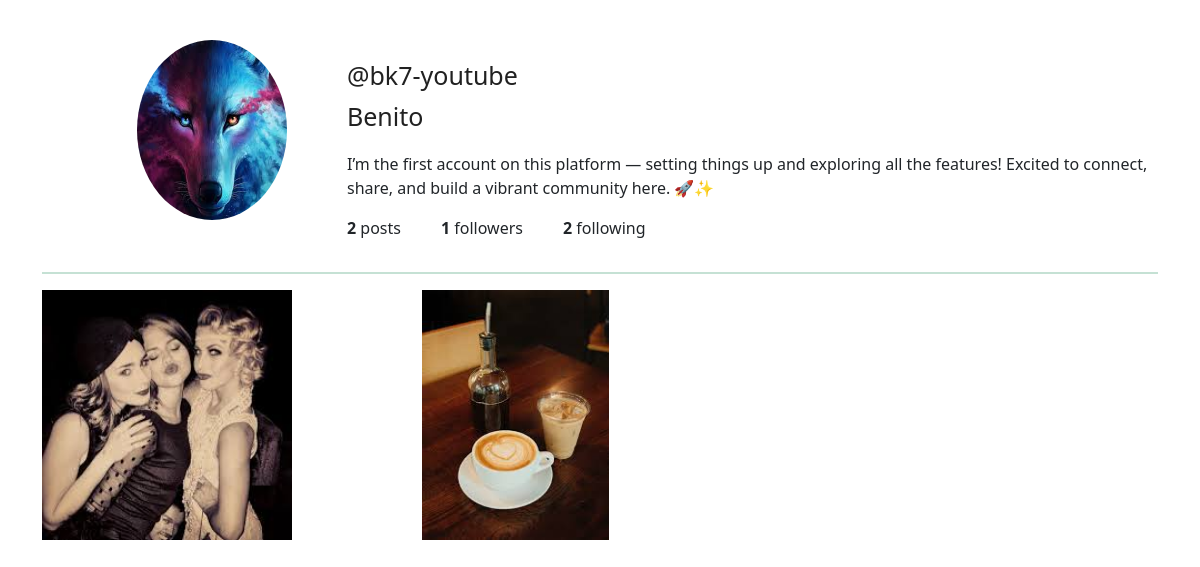
Screenshot of /5/profile/ (signed in) with the database file from the repository.
### base/models.py (models this page shows, shortened)
class Profile(models.Model):
    user=models.OneToOneField(User,null=True,on_delete=models.CASCADE)
    description = models.TextField(blank=True)
    fname = models.TextField(blank=True)
    lname = models.TextField(blank=True)
    username=models.TextField(blank=True)
    profileimg = models.ImageField(upload_to='profile_images', default='blank-profile-picture.png')
    def __str__(self):
        return(str(self.user))

class Post(models.Model):
    title=models.CharField(max_length=255)
    image=models.ImageField(null=True,blank=True,upload_to="images/")
    title_tag=models.CharField(max_length=255,default="")
    author=models.ForeignKey(Profile,on_delete=models.CASCADE)
    caption=RichTextField(blank=True,null=True)
    post_date=models.DateField(auto_now_add=True)
    location=models.CharField(max_length=255,default="")
    no_of_likes=models.IntegerField(default=0)

### base/views.py (the view)
# urls.py: path('<int:pk>/profile/',ShowProfilePageView.as_view(),name='show_profile_page'),
class ShowProfilePageView(DetailView):
    model = Profile
    template_name = 'base/Otherprofile.html'
    def get_context_data(self,*args,**kwargs):
        context=super(ShowProfilePageView,self).get_context_data(*args,**kwargs)
        page_user=get_object_or_404(Profile,id=self.kwargs['pk'])
        logged_in_user_posts = Post.objects.filter(author=page_user)
        if FollowersCount.objects.filter(user=page_user).first():
            button_text='UnFollow'
        else:
            button_text='Follow'
        user_followers=len(FollowersCount.objects.filter(user=page_user))
        user_following=len(FollowersCount.objects.filter(follower=page_user))
        num_posts=len(logged_in_user_posts)
        context["page_user"]=page_user
        context['logged_in_user_posts']=logged_in_user_posts
        context['num_posts']=num_posts
        context['button_text']=button_text
        context['user_followers']=user_followers
        context['user_following']=user_following
        return context

### base/templates/base/Otherprofile.html (shortened to what this page needs)
{% extends 'main.html' %}
{% load static %}
{% block styles %}
<link rel="stylesheet" href="{% static 'styles/otherprofile.css' %}" />
{% endblock %}
{% block content %}
<div class="container" style="margin-top:20px;">
    <div class="row m-b-r m-t-3"  style="margin-top:40px;">
        <div class="col-md-2 offset-md-1">
            <img src="{{ page_user.profileimg.url }}" alt="profileimg" class="img-circle rounded-circle img-fluid" style="height: 180px; width: 150px;">
        </div>
        <div class="col-md-9 p-t-2"  style="margin-top:20px;">
            <h2 class="h2-responsive">@{{page_user.username}} </h2>
            <form action="/follow" method="POST">
            <p class="profile-name">{{page_user.fname}}</p>
            <p style="position: relative;left: 20px;">{{page_user.description}}</p>
            <ul class="flex-menu">
                <li><strong>{{num_posts}}</strong> posts</li>
                <li><strong>{{user_followers}}</strong> followers</li>
                <li><strong>{{user_following}}</strong> following</li>
            </ul>
           </form>
        </div>
    </div>
    <hr class="border border-1 border-success">
    <div class="row">
        {% for post in logged_in_user_posts %}
        <div class="col-sm-12 col-md-6 col-lg-4">
            <div class="view overlay hm-black-light m-b-2">
                <a href="{{post.image.url}}">
                <img src="{{post.image.url}}" class="img-fluid cursor-pointer" alt="" style="height: 250px;">
                </a>
            </div>
        </div>
        {% endfor %}
    </div>
</div>
{% endblock %}

### static/styles/Otherprofile.css (style rules this page uses)
body { background:#eee; }
html, body, .view { height:100%; }
.flex-menu { display:flex; cursor: pointer; }
.flex-menu li:not(:last-child) { margin-right:40px; }
.profile-name { font-weight:500; font-size: 25px; color: #212121; padding-left: 20px; }
.h2-responsive { font-weight:400; font-size: 25px; color: #212121; padding-left: 20px; }
.flex-menu { list-style:none; position: relative; right:12px; }

### rows the page displays
Profile: profileimg (picture), username "bk7-youtube", fname "Benito", description "I’m the first account on this platform — setting things up and exploring all the features! Excited to connect, share, and build a vibrant community here. 🚀✨"
Post: image (picture)
Post: image (picture)

### other values shown
{{ num_posts }} "2"
{{ user_followers }} "1"
{{ user_following }} "2"
